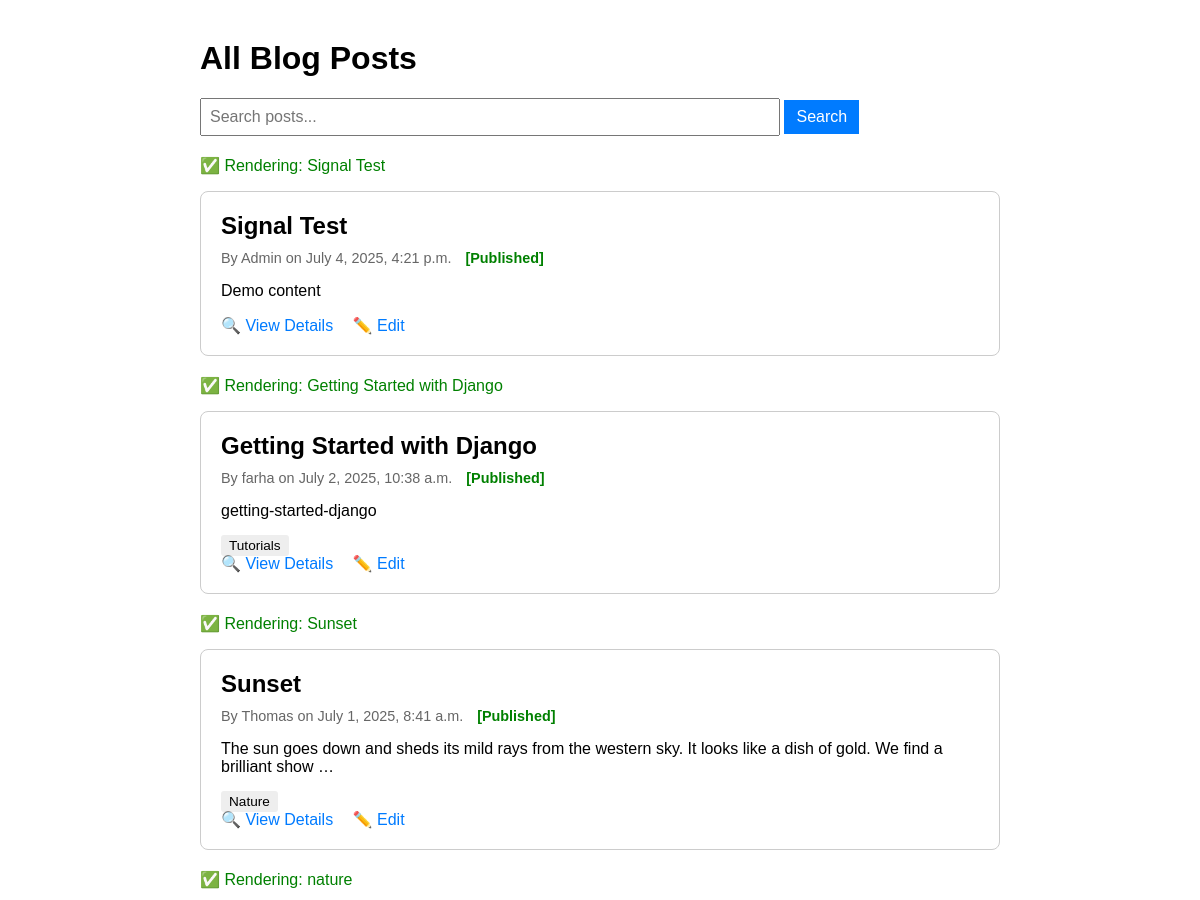
/posts/ (upper part), run on an earlier commit of the app's database.
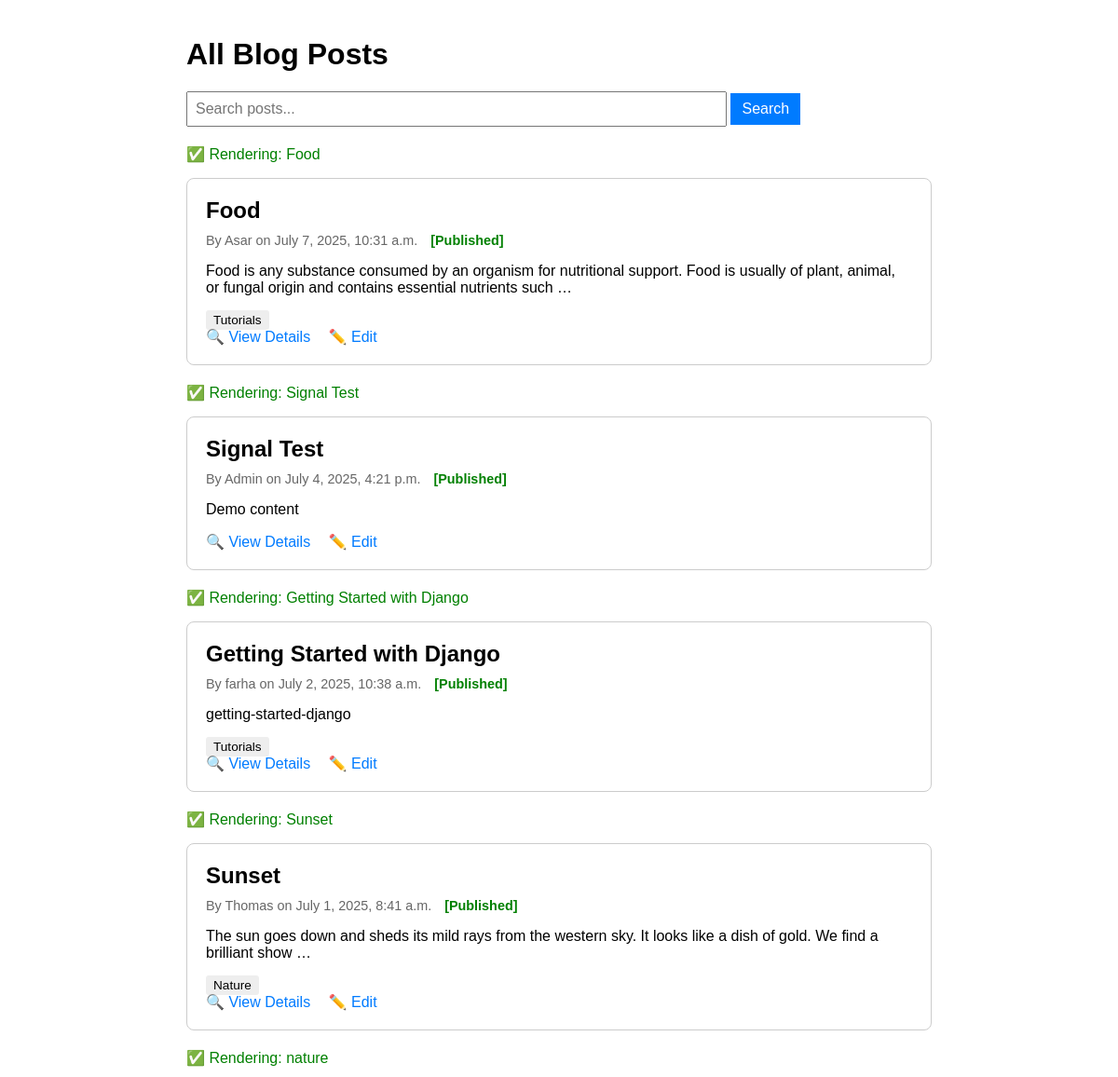
And on a later commit of the database.
### blogapp/models.py (models this page shows, shortened)
class Post(models.Model):
    title = models.CharField(max_length=200)
    slug = models.SlugField(unique=True, blank=True)
    content = models.TextField()
    author_name = models.CharField(max_length=100)
    published_date = models.DateTimeField(auto_now_add=True)
    image = models.ImageField(upload_to='post_images/', blank=True, null=True)
    tags = models.ManyToManyField(Tag, related_name='posts', blank=True)
    category = models.ForeignKey(Category, on_delete=models.CASCADE, related_name='posts', default=1)
    is_scheduled = models.BooleanField(default=False)
    publish_on = models.DateTimeField(blank=True, null=True)
    class Meta:
        ordering = ['-published_date']

class Tag(models.Model):
    name = models.CharField(max_length=30, unique=True)
    class Meta:
        ordering = ['name']

### blogapp/views.py (the view)
# urls.py: path('posts/', views.post_list, name='post_list'),
def post_list(request):
    posts = Post.objects.all()
    return render(request, 'blogapp/post_list.html', {'posts': posts})

### blogapp/templates/blogapp/post_list.html (shortened to what this page needs)
<!DOCTYPE html>
<html>
<head>
</head>
<body>
    <div class="container">
        <h1>All Blog Posts</h1>
        <form class="search-bar" method="get">
            <input type="text" name="q" placeholder="Search posts..." value="{{ query|default:'' }}">
            <button type="submit">Search</button>
        </form>
        {% for post in posts %}
        <p style="color: green;">✅ Rendering: {{ post.title }}</p>
            <div class="post">
                <h2>{{ post.title }}</h2>
                <p class="meta">
                 By {{ post.author_name }}{% if post.published_date %} on {{ post.published_date }}{% endif %}
                    {% if post.is_scheduled and post.publish_on > now %}
                        <span class="status-badge scheduled">[Scheduled]</span>
                    {% else %}
                        <span class="status-badge published">[Published]</span>
                    {% endif %}
                </p>
                <p>{{ post.content|truncatewords:25 }}</p>
                <div class="tags">
                    {% for tag in post.tags.all %}
                        <span>{{ tag.name }}</span>
                    {% endfor %}
                </div>
                <div class="post-actions">
                    <a href="{% url 'post_detail' post.pk %}">🔍 View Details</a>
                    <a href="{% url 'post_edit' post.pk %}">✏️ Edit</a>
                </div>
            </div>
        {% empty %}
            <p>No posts yet. Start by creating one!</p>
        {% endfor %}
    </div>
</body>
</html>

### blogapp/templates/blogapp/post_list.html (style rules this page uses)
body { font-family: Arial, sans-serif; margin: 40px; }
.container { max-width: 800px; margin: auto; }
.search-bar { margin-bottom: 20px; }
.search-bar input[type="text"] { padding: 8px; width: 70%; font-size: 1em; }
.search-bar button { padding: 8px 12px; font-size: 1em; background-color: #007BFF; color: white; border: none; }
.post { border: 1px solid #ccc; padding: 20px; margin-bottom: 20px; border-radius: 8px; }
.post h2 { margin: 0 0 10px; }
.post p.meta { color: #666; font-size: 0.9em; margin: 5px 0 10px; }
.tags { margin-top: 10px; }
.tags span { background-color: #eee; padding: 3px 8px; margin-right: 5px; border-radius: 3px; font-size: 0.85em; }
.post-actions a { margin-right: 15px; text-decoration: none; color: #007BFF; }
.status-badge { font-weight: bold; margin-left: 10px; }
.status-badge.published { color: green; }

What changed in the data, as far as the page shows it:
added Post: title "Food", author_name "Asar", published_date "July 7, 2025, 10:31 a.m.", is_scheduled "[Published]", content "Food is any substance consumed by an organism for nutritional support. Food is usually of plant, animal, or fungal origin and contains essential nutrients such …", Tag (name "Tutorials")
